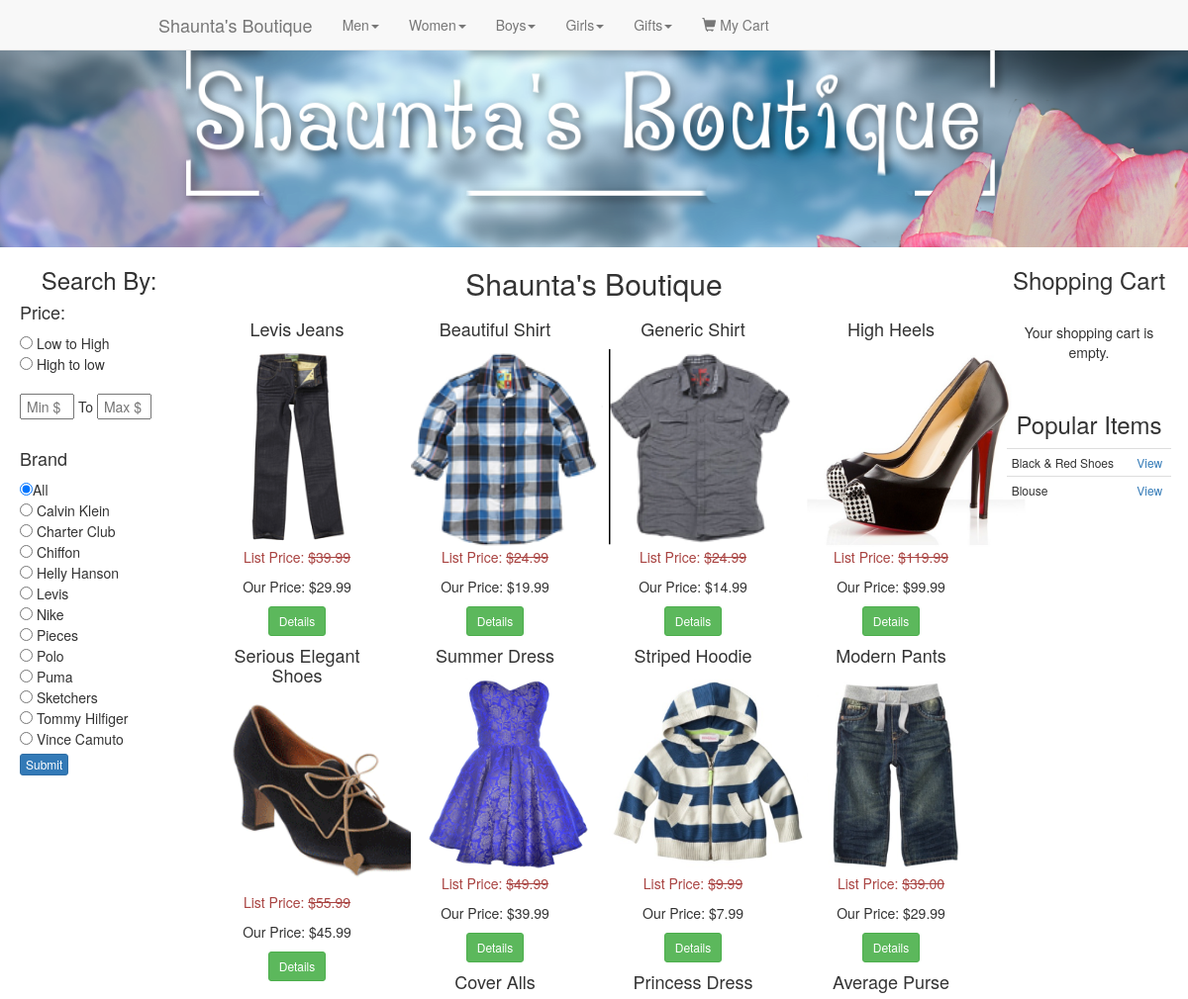
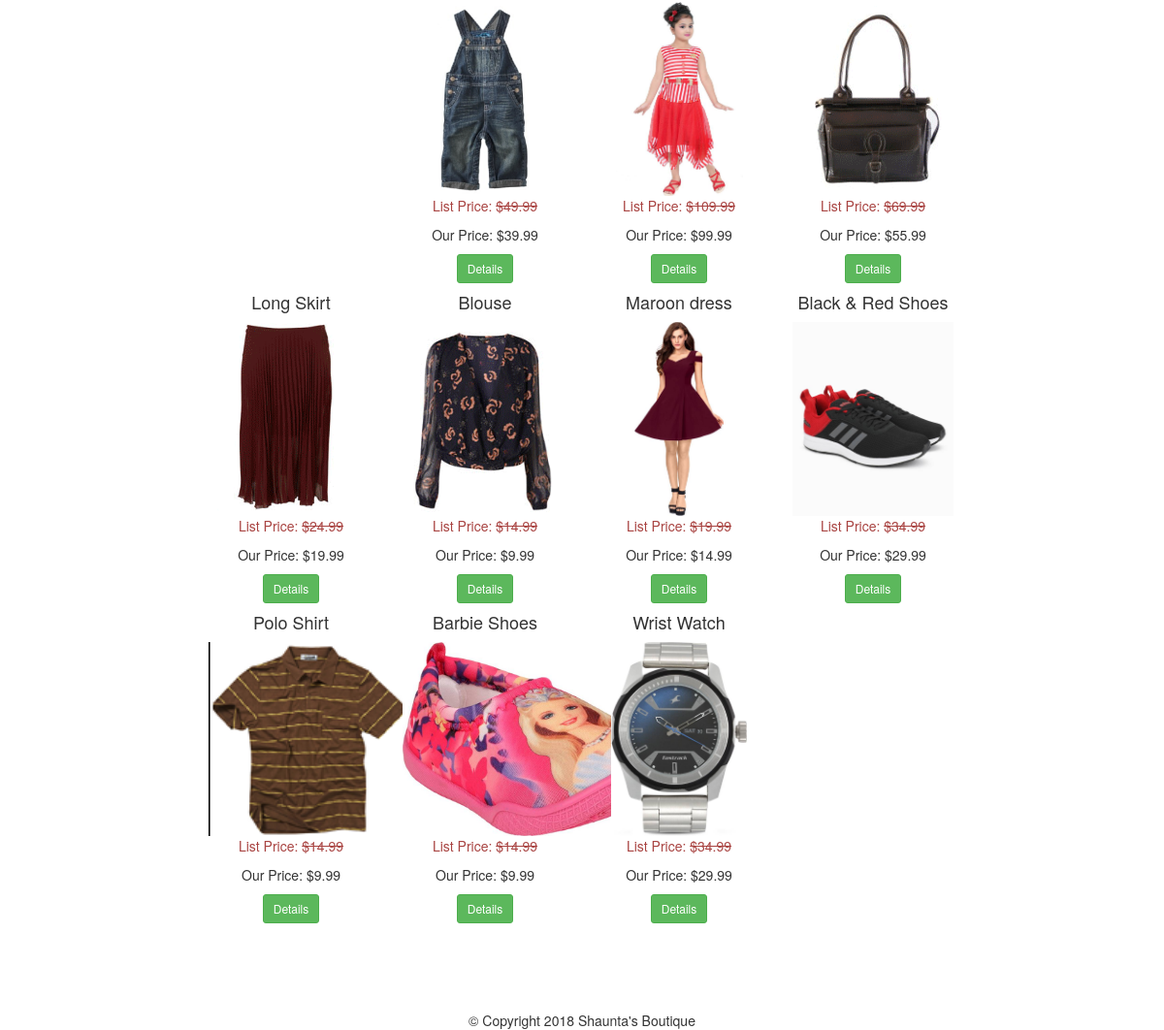
Screenshot of /search.php with the database file from the repository (2 pictures, top to bottom).
### tables this page shows
CREATE TABLE `categories` (
  `id` int(11) NOT NULL,
  `category` varchar(255) NOT NULL,
  `parent` int(11) NOT NULL DEFAULT 0
);

CREATE TABLE `brand` (
  `id` int(11) NOT NULL,
  `brand` varchar(255) NOT NULL
);

CREATE TABLE `products` (
  `id` int(11) NOT NULL,
  `title` varchar(255) NOT NULL,
  `price` decimal(10,2) NOT NULL,
  `list_price` decimal(10,2) NOT NULL,
  `brand` int(11) NOT NULL,
  `categories` varchar(255) NOT NULL,
  `image` text NOT NULL,
  `description` text NOT NULL,
  `featured` tinyint(4) NOT NULL DEFAULT 0,
  `sizes` text NOT NULL,
  `deleted` tinyint(4) NOT NULL DEFAULT 0
);

### search.php (the view, shortened to what this page needs)
   <?php
    require_once "core/db.php";
    include "includes/head.php";
	include "includes/navigation.php";
	include "includes/headerpartial.php";
	include "includes/leftbar.php";
       $sql = "select * from products";
	$cat_id = (($_POST["cat"] != "") ? sanitize($_POST["cat"]) : "");
	if($cat_id == ""){
		$sql .= " where deleted = 0";
	}else{
		$sql .= " where categories = '$cat_id' and deleted = 0";
	}
	$productQ = mysqli_query($conn, $sql);
	$category = get_category($cat_id);
?>
<div class="col-md-8">
	<div class="row">
	<?php if($cat_id != ""): ?>
		<h2 class="text-center"><?=$category["category"]." ".$category["subcategory"];?></h2>
	<?php else: ?>
	    <h2 class="text-center">Shaunta's Boutique</h2>
       <?php endif; ?>
		<?php while($data = mysqli_fetch_assoc($productQ)): ?>
		<div class="col-md-3 col-sm-12 col-xs-12 text-center">
			<h4><?php echo $data["title"]; ?></h4>
			<?php $photos = explode(',',$data["image"]); ?>
			<img src="<?php echo $photos[0]; ?>" alt="<?php echo $data["title"]; ?>" class="img-thumb">
			<p class="list-price text-danger">List Price: <s>$<?php echo $data["list_price"]; ?></s></p>
			<p class="price">Our Price: $<?php echo $data["price"]; ?></p>
			<button type="button" class="btn btn-sm btn-success" onclick="detailsmodal(<?php echo $data['id']; ?>)">Details</button>
		</div>
		<?php endwhile; ?>
	</div>
</div>
<?php
    include "includes/rightbar.php";
	include "includes/footer.php";
?>

### includes/head.php (shortened to what this page needs)
<!doctype html>
<html lang="en">
<head>
	<link rel="stylesheet" href="css/main.css">
	<link  href="http://cdnjs.cloudflare.com/ajax/libs/fotorama/4.6.4/fotorama.css" rel="stylesheet">
	<link rel="stylesheet" href="https://maxcdn.bootstrapcdn.com/bootstrap/3.3.7/css/bootstrap.min.css">
</head>
<body>

### includes/navigation.php (shortened to what this page needs)
<?php
    $sql = "select * from categories where parent=0;";
	$result = mysqli_query($conn, $sql);
?>
	<nav class="navbar navbar-default navbar-fixed-top">
	    <div class="container-fluid">
		    <div class="navbar-header">
			  <a class="navbar-brand" href="index.php">Shaunta's Boutique</a>
			</div>
		    <div class="collapse navbar-collapse" id="bs-example-navbar-collapse-1">
				<ul class="nav navbar-nav">
				<?php while($data = mysqli_fetch_assoc($result)): ?>
					<li class="dropdown">
						<a href="#" class="dropdown-toggle" data-toggle="dropdown"><?php echo $data["category"]; ?><span class="caret"></span></a>
					</li>
					<?php endwhile; ?>
					<li><a href="cart.php"><span class="glyphicon glyphicon-shopping-cart"></span> My Cart</a></li>
				</ul>
			</div>
		</div>
	</nav>

### includes/headerpartial.php (shortened to what this page needs)
<div id="partial-headerWrapper">
	<div id="partial-fore-flower"></div>
</div>
<div class="container-fluid">
    <div class="row">

### includes/leftbar.php
<div class="col-md-2 col-sm-4 col-xs-4 text-center">
       <?php
	    include "includes/widgets/filters.php";
	?>
</div>

### includes/widgets/filters.php (shortened to what this page needs)
<?php
    $price_sort = ((isset($_REQUEST["price_sort"])) ? sanitize($_REQUEST["price_sort"]) : '');
	$min_price = ((isset($_REQUEST["min_price"])) ? sanitize($_REQUEST["min_price"]) : '');
	$max_price = ((isset($_REQUEST["max_price"])) ? sanitize($_REQUEST["max_price"]) : '');
	$b = ((isset($_REQUEST["brand"])) ? sanitize($_REQUEST["brand"]) : '');
	$brandQ = $conn->query("select * from brand order by brand");
?>
<h3>Search By:</h3>
<div class="text-left" style="margin-left:5px;">
	<h4>Price:</h4>
	<form action="search.php" method="post">
		<input type="radio" name="price_sort" value="low"<?=(($price_sort == "low") ? "checked" : '');?>> Low to High<br>
		<input type="radio" name="price_sort" value="high"<?=(($price_sort == "high") ? "checked" : '');?>> High to low<br><br>
		<input type="text" name="min_price" class="price_range" placeholder="Min $" value="<?=$min_price?>"> To
		<input type="text" name="max_price" class="price_range" placeholder="Max $" value="<?=$max_price?>"><br><br>
		<h4>Brand</h4>
		<input type="radio" name="brand" value=""<?=(($b == "") ? "checked" : '');?>>All<br>
		<?php while($brand = mysqli_fetch_assoc($brandQ)): ?>
			<input type="radio" name="brand" value="<?=$brand['id']?>"<?=(($b == $brand["id"]) ? "checked" : "");?>> <?=$brand["brand"];?><br>
		<?php endwhile; ?>
	   <input type="submit" name="submit" class="btn btn-xs btn-primary" style="margin-top:5px;">
	</form>
</div>

### includes/rightbar.php
<div class="col-md-2 text-center">
    <?php
	    include "widgets/cart.php";
		echo "<br>";
		include "widgets/recent.php";
	?>
</div>

### includes/widgets/cart.php (shortened to what this page needs)
<h3>Shopping Cart</h3><br>
<div>
	<?php if(empty($cart_id)): ?>
		<p>Your shopping cart is empty.</p>
	<?php endif; ?>
</div>

### includes/widgets/recent.php
   <h3>Popular Items</h3>
<?php
  $transQ = $conn->query("select * from cart where paid = 1 order by id desc limit 5");
	$results = array();
	$row_count = mysqli_num_rows($transQ);;
	if($row_count > 0){
		while($row = mysqli_fetch_assoc($transQ)){
			$results[] = $row;
		}
	}
	$used_ids = array();
	for($i=0; $i<$row_count; $i++){
		$json_items = $results[$i]["items"];
		$items = json_decode($json_items, true);
		foreach($items as $item){
			if(!in_array($item["id"], $used_ids)){
				$used_ids[] = $item["id"];
			}
		}
	}
?>
<div id="recent-widget">
	<table class="table table-condensed text-left">
	<?php
	    foreach($used_ids as $id):
			$productQ = $conn->query("select * from products where id = '$id';");
			$product = mysqli_fetch_assoc($productQ);
	?>
		<tr>
			<td><?=$product["title"];?></td>
			<td><a class="text-primary" onclick="detailsmodal('<?=$id;?>');">View</a></td>
		</tr>
	<?php endforeach; ?>
	</table>
</div>

### includes/footer.php (shortened to what this page needs)
</div>
	</div><br><br>
	<footer class="col-md-12 text-center" id="footer">
	    &copy; Copyright 2018 Shaunta's Boutique
	</footer>
</body>
</html>

### css/main.css (style rules this page uses)
.navbar { margin-bottom: 0px !important; }
#partial-headerWrapper { position: relative; padding: 0; margin: 0; overflow: hidden; height: 250px; background-image: url("../images/headerlogo/background.png"); background-repeat: no-repeat; background-size: 100% 700px; background-position: top center; background-attachment: fixed; }
#partial-fore-flower { position: absolute; width: 100%; height: 400px; background-image: url("../images/headerlogo/fore-flower.png"); background-size: auto 400px; background-repeat: no-repeat; background-position: right bottom; top: 100px; right: -50px; }
.img-thumb { width: auto; height: 200px; }
#footer { margin-top: 50px; }
.table { width: 98%!important; margin: 0 auto!important; }
#cart-widget td, #recent-widget { font-size: 12px; }
input.price_range, price_range { width: 55px; padding-left:5px; }
.navbar>.container-fluid .navbar-brand { margin-left: 130px!important; }

### rows the page displays
categories: category "Men"
categories: category "Women"
categories: category "Boys"
categories: category "Girls"
categories: category "Gifts"
brand: brand "Calvin Klein"
brand: brand "Charter Club"
brand: brand "Chiffon"
brand: brand "Helly Hanson"
brand: brand "Levis"
brand: brand "Nike"
brand: brand "Pieces"
brand: brand "Polo"
brand: brand "Puma"
brand: brand "Sketchers"
brand: brand "Tommy Hilfiger"
brand: brand "Vince Camuto"
products: title "Levis Jeans", image (picture), list_price "39.99", price "29.99"
products: title "Beautiful Shirt", image (picture), list_price "24.99", price "19.99"
products: title "Generic Shirt", image (picture), list_price "24.99", price "14.99"
products: title "High Heels", image (picture), list_price "119.99", price "99.99"
products: title "Serious Elegant Shoes", image (picture), list_price "55.99", price "45.99"
products: title "Summer Dress", image (picture), list_price "49.99", price "39.99"
products: title "Striped Hoodie", image (picture), list_price "9.99", price "7.99"
products: title "Modern Pants", image (picture), list_price "39.00", price "29.99"
products: title "Cover Alls", image (picture), list_price "49.99", price "39.99"
products: title "Princess Dress", image (picture), list_price "109.99", price "99.99"
products: title "Average Purse", image (picture), list_price "69.99", price "55.99"
products: title "Long Skirt", image (picture), list_price "24.99", price "19.99"
products: title "Blouse", image (picture), list_price "14.99", price "9.99"
products: title "Maroon dress", image (picture), list_price "19.99", price "14.99"
products: title "Black & Red Shoes", image (picture), list_price "34.99", price "29.99"
products: title "Polo Shirt", image (picture), list_price "14.99", price "9.99"
products: title "Barbie Shoes", image (picture), list_price "14.99", price "9.99"
products: title "Wrist Watch", image (picture), list_price "34.99", price "29.99"
